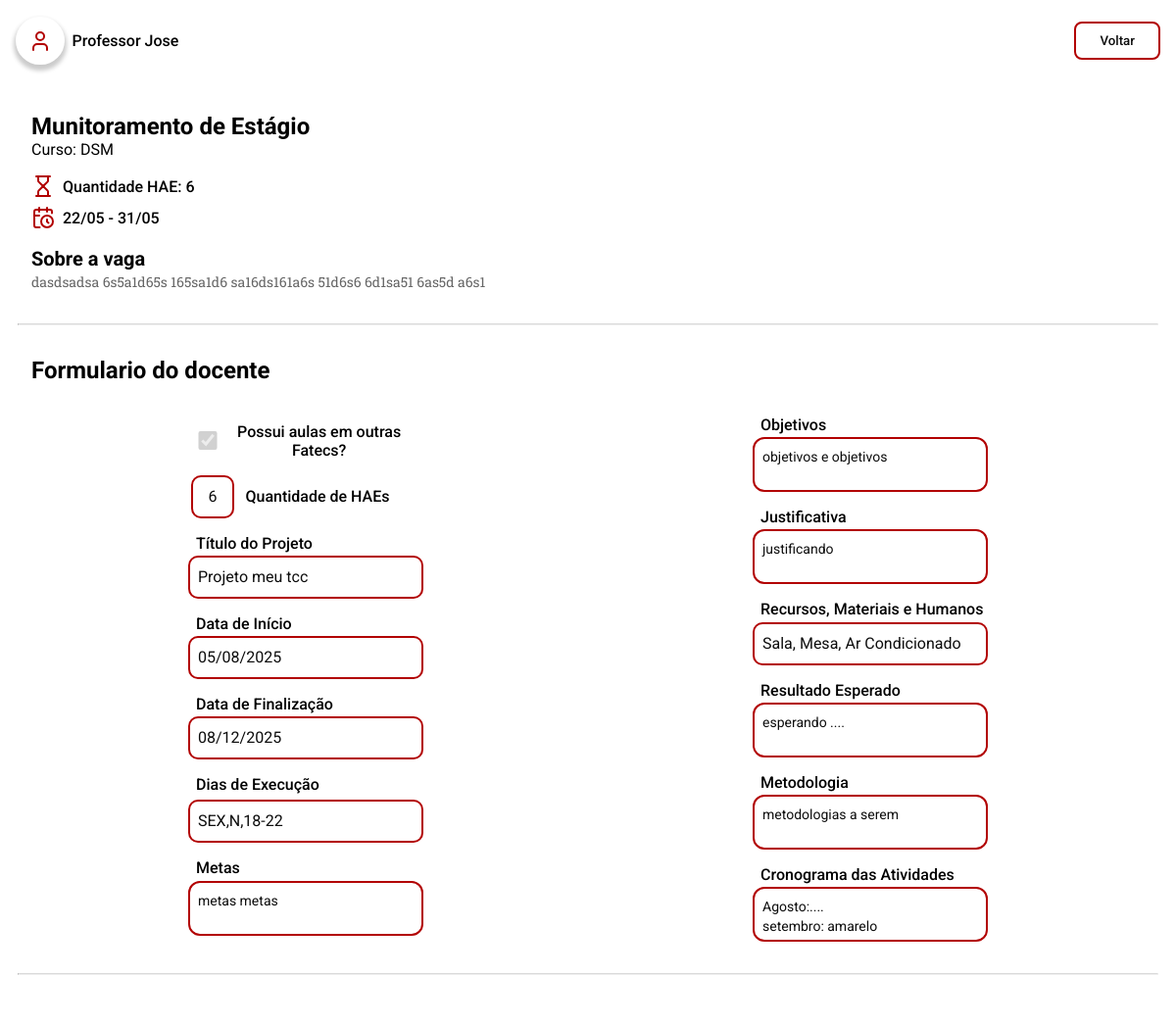
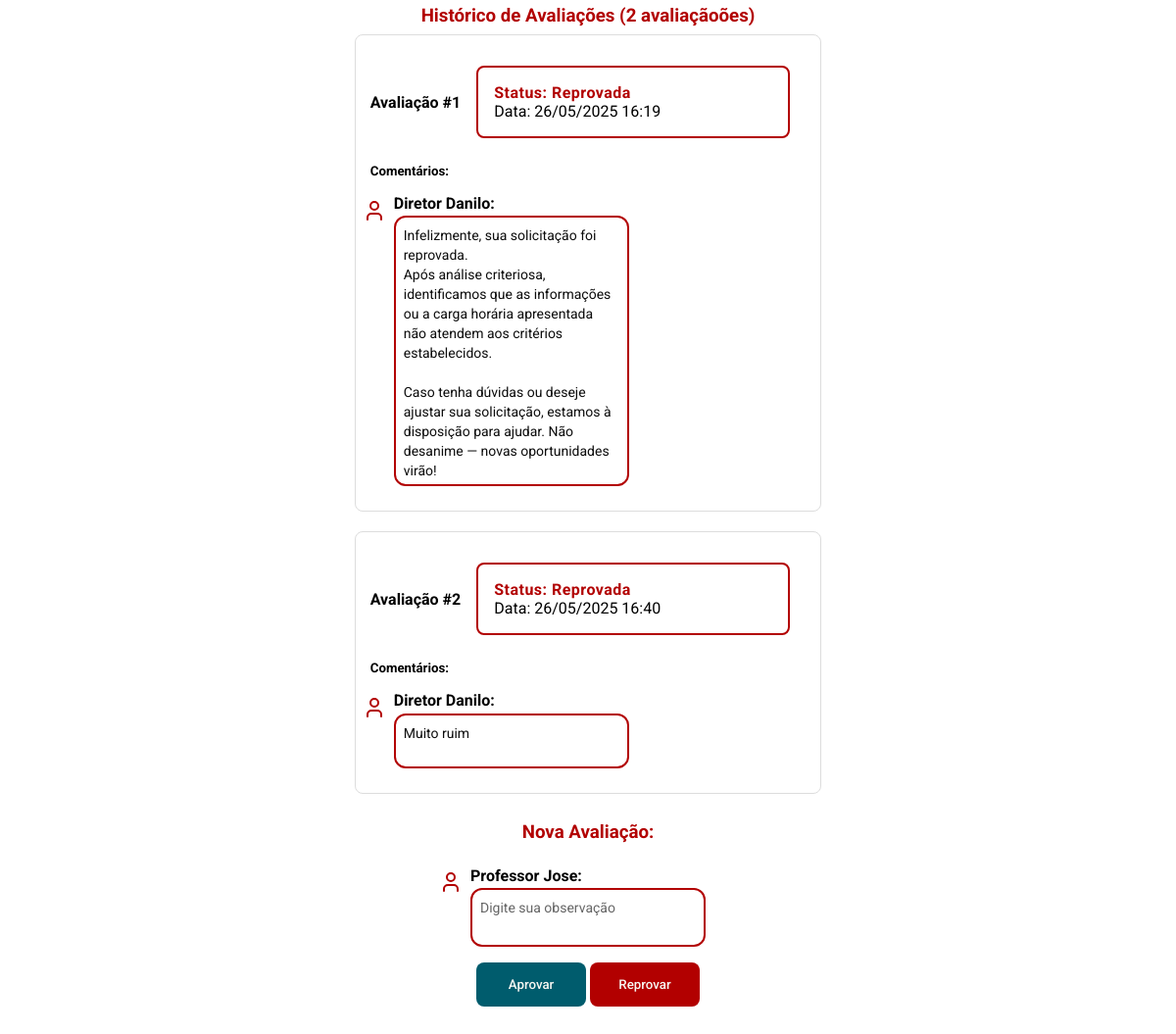
The app's page /pages/admin/preview/inscricao.admin.php?id=13 (signed in) with its own data (2 pictures, top to bottom).
### tables this page shows
CREATE TABLE `tb_hae` (
  `id_hae` int NOT NULL,
  `titulo` varchar(60) NOT NULL,
  `tip_hae` varchar(30) NOT NULL,
  `quant_hae` int NOT NULL,
  `descricao` varchar(500) NOT NULL,
  `data_inicio` date NOT NULL,
  `data_final` date NOT NULL
);

CREATE TABLE `tb_inscricao` (
  `id_inscricao` int NOT NULL,
  `id_docente` int DEFAULT NULL,
  `id_hae` int DEFAULT NULL,
  `data_envio` datetime NOT NULL,
  `quant_hae` int DEFAULT NULL,
  `outras_fatecs` int DEFAULT NULL,
  `id_projeto` int DEFAULT NULL,
  `status` enum('Pendente','Em análise','Aprovada','Reprovada') NOT NULL DEFAULT 'Pendente'
);

CREATE TABLE `tb_projeto` (
  `id_projeto` int NOT NULL,
  `data_inicio` date NOT NULL,
  `data_final` date NOT NULL,
  `titulo` varchar(40) NOT NULL,
  `id_hae` int DEFAULT NULL,
  `descricoes` json DEFAULT NULL,
  `dias_exec` json DEFAULT NULL
);

CREATE TABLE `tb_feedback` (
  `id_feedback` int NOT NULL,
  `id_inscricao` int NOT NULL,
  `data_envio` datetime DEFAULT CURRENT_TIMESTAMP,
  `resultado` enum('Aprovada','Reprovada') DEFAULT NULL
);

CREATE TABLE `tb_feedback_comentario` (
  `id_comentario` int NOT NULL,
  `id_feedback` int NOT NULL,
  `cargo` enum('Coordenador','Diretor') NOT NULL,
  `id_docente` int NOT NULL,
  `comentario` text NOT NULL
);

CREATE TABLE `tb_docente` (
  `id_docente` int NOT NULL,
  `nome` varchar(60) NOT NULL,
  `RG` varchar(12) NOT NULL,
  `email` varchar(100) NOT NULL,
  `matricula` int NOT NULL,
  `turno` varchar(8) NOT NULL,
  `senha` varchar(25) NOT NULL,
  `cargo` enum('Professor','Coordenador','Secretaria','Diretor') NOT NULL,
  `outras_fatecs` int DEFAULT NULL,
  `curso` varchar(4) DEFAULT NULL
);

### pages/admin/preview/inscricao.admin.php (the view, shortened to what the rows shown need)
<?php
require_once __DIR__ . "/../../../server/model/HAE.php";
require_once __DIR__ . "/../../../server/model/Inscricao.php";
require_once __DIR__ . "/../../../server/model/Docente.php";
require_once __DIR__ . "/../../../server/model/Projeto.php";
require_once __DIR__ . "/../../../server/model/Feedback.php";
if (isset($_GET['id'])) {
  $id = $_GET['id'];
  $id = intval($id);
  $hae = new HAE();
  $inscricao = new Inscricao();
  $projeto = new Projeto();
  $feedback = new Feedback();
  $inscricao = $inscricao->getMySubscriptionsById($id);
  $hae = $hae->getHAEById($inscricao->getIdHae());
  $projeto = $projeto->getProjetoById($inscricao->getIdProjeto());
  $descricoes = json_decode($projeto->descricoes, true);
  $allFeedbacks = [];
  if ($inscricao->status !== "Pendente") {
    $allFeedbacks = $feedback->getAllFeedbacksByInscricao($id);
  }
}
?>
<!DOCTYPE html>
<html lang="pt-br">
<head>
  <link rel="stylesheet" href="../../../styles/global.css" />
  <link rel="stylesheet" href="../../../styles/components.css" />
  <link rel="stylesheet" href="../../../styles/formulario.css" />
</head>
<body>
  <section id="hae-section">
    <div id="hae-container">
      <div>
        <h1><?php echo $hae->titulo ?></h1>
        <p>Curso: <?php echo $hae->tip_hae ?></p>
      </div>
      <div class="hae-container-header">
        <span class="hae-container-header-info">
          <img src="../../../public/icons/hourglass.svg" alt="" />
          <p>Quantidade HAE: <?php echo $hae->quant_hae ?></p>
        </span>
        <span class="hae-container-header-info">
          <img src="../../../public/icons/calendar-clock.svg" alt="" />
          <p><?php echo date("d/m", strtotime($hae->data_inicio)); ?> - <?php echo date("d/m", strtotime($hae->data_final)); ?></p>
        </span>
      </div>
    </div>
    <div id="about-container">
      <h3>Sobre a vaga</h3>
      <p><?php echo $hae->descricao ?></p>
    </div>
  </section>
  <section id="form-section">
    <h2 class="form-title">Formulario do docente</h2>
    <form id="form-subscription">
      <div class="form-container">
        <span class="checkfield">
          <input
            type="checkbox"
            id="outras-fatecs"
            name="outras-fatecs"
            <?php echo intval($inscricao->outras_fatecs) === 1 ? htmlspecialchars("checked") : null; ?>
            disabled />
          <label for="outras-fatecs">Possui aulas em outras Fatecs?</label>
        </span>
        <span class="form-field-line">
          <input
            class="input-primary"
            type="number"
            id="quantidade-haes"
            name="quantidade-haes"
            value="<?php echo $inscricao->quant_hae ?>"
            disabled />
          <label for="quantidade-haes">Quantidade de HAEs</label>
        </span>
        <span class="form-field-column">
          <label for="titulo-projeto">Título do Projeto</label>
          <input
            class="input-primary"
            type="text"
            id="titulo-projeto"
            name="titulo-projeto"
            placeholder="Nome do seu projeto"
            value="<?php echo $projeto->titulo ?>"
            disabled />
        </span>
        <span class="form-field-column">
          <label for="data-inicio">Data de Início</label>
          <input
            class="input-primary"
            type="text"
            id="data-inicio"
            name="data-inicio"
            value="<?php echo date("d/m/Y", strtotime($projeto->data_inicio)) ?>"
            disabled />
        </span>
        <span class="form-field-column"><label for="data-finalizacao">Data de Finalização</label>
          <input
            class="input-primary"
            type="text"
            id="data-finalizacao"
            name="data-finalizacao"
            value="<?php echo date("d/m/Y", strtotime($projeto->data_final)) ?>"
            disabled /></span>
        <span class="form-field-column"><label>Dias de Execução</label>
          <div id="container-inputs" class="form-field-column">
            <?php
            $p = json_decode($projeto->dias_exec);
            foreach ($p as $key => $value) {
              echo '<input
                  class="input-primary"
                  type="text"
                  id="dia-execucao'
                . ($key + 1) . '"
                  name="dia-execucao"
                  autocomplete="off"
                  placeholder="Segunda, Noite, 17-19"
                  value="' . htmlspecialchars($value) . '"
                  disabled />';
            }
            ?>
          </div>
        </span>
        <span class="form-field-column">
          <label for="metas">Metas</label>
          <textarea
            class="textarea-primary"
            type="text"
            id="metas"
            name="metas"
            placeholder="Diga suas metas"
            disabled><?php echo $descricoes["metas"] ?></textarea>
        </span>
      </div>
      <div class="form-container">
        <span class="form-field-column"><label for="objetivos">Objetivos</label>
          <textarea
            class="textarea-primary"
            type="text"
            id="objetivos"
            name="objetivos"
            placeholder="Diga seus objetivos"
            disabled><?php echo $descricoes["objetivos"] ?></textarea>
        </span>
        <span class="form-field-column"><label for="justificativa">Justificativa</label>
          <textarea
            class="textarea-primary"
            type="text"
            id="justificativa"
            name="justificativa"
            placeholder="Justifique seu projeto"
            disabled><?php echo $descricoes["justificativa"] ?></textarea>
        </span>
        <span class="form-field-column">
          <label for="recursos">Recursos, Materiais e Humanos</label>
          <input
            class="input-primary"
            type="text"
            id="recursos"
            name="recursos"
            placeholder="Sala, Mesa, Caderno..."
            value="<?php echo $descricoes["recursos"] ?>"
            disabled />
        </span>
        <span class="form-field-column">
          <label for="resultado-esperado">Resultado Esperado</label>
          <textarea
            class="textarea-primary"
            type="text"
            id="resultado-esperado"
            name="resultado-esperado"
            placeholder="Expectativas de resultado"
            disabled><?php echo $descricoes["resultado_esperado"] ?></textarea>
        </span>
        <span class="form-field-column">
          <label for="metodologia">Metodologia</label>
          <textarea
            class="textarea-primary"
            type="text"
            id="metodologia"
            name="metodologia"
            placeholder="Medoto de realização"
            disabled><?php echo $descricoes["metodologia"] ?></textarea>
        </span>
        <span class="form-field-column">
          <label for="cronograma">Cronograma das Atividades</label>
          <textarea
            class="textarea-primary"
            id="cronograma"
            name="cronograma"
            placeholder="Agosto: Apresentação..."
            disabled><?php echo $descricoes["cronograma"] ?></textarea>
        </span>
      </div>
    </form>
  </section>
  <article class="status-container">
    <?php
    if (!empty($allFeedbacks) && $inscricao->status !== "Pendente") {
      foreach ($allFeedbacks as $index => $feedbackData) {
        $class = "status-" . strtolower($feedbackData->resultado);
        $feedbackNumber = $index + 1;
        echo '
          <div class="feedback-item" style="margin-bottom: 20px; padding: 15px; border: 1px solid #ddd; border-radius: 8px;">
            <div class="feedback-header" style="display: flex; justify-content: space-between; align-items: center; margin-bottom: 10px;">
              <h4>Avaliação #' . $feedbackNumber . '</h4>
              <div class="status-result status-result-' . strtolower($feedbackData->resultado) . '">
                <span class="status-label ' . $class . '">Status: ' . htmlspecialchars($feedbackData->resultado) . '</span>
                <span class="status-date">Data: ' . date("d/m/Y H:i", strtotime($feedbackData->data_envio)) . '</span>
              </div>
            </div>
            <div class="feedback-comments">
              <h5>Comentários:</h5>';
        foreach ($feedbackData->comentarios as $comment) {
          echo '
              <div class="status-comment" style="margin-bottom: 10px; margin-left:1.5rem; margin-top: 1rem;">
                  <img src="../../../public/icons/user.svg" alt="" />
                  <span>' . htmlspecialchars($comment->cargo) . " " . htmlspecialchars(explode(" ", $comment->docente_info->nome)[0]) . ':</span>
                  <textarea
                      class="textarea-primary"
                      disabled
                      oninput="autoSize(this)">' . htmlspecialchars($comment->comentario_text) . '</textarea>
              </div>';
        }
        echo '
            </div>
          </div>';
      }
    }
    ?>
  </article>
</body>
</html>

### records on screen
tb_hae: titulo "Munitoramento de Estágio", tip_hae "DSM", quant_hae "6", data_inicio "22/05", data_final "31/05", descricao "dasdsadsa 6s5a1d65s 165sa1d6 sa16ds161a6s 51d6s6 6d1sa51 6as5d a6s1"
tb_inscricao: outras_fatecs "☑", quantidade-haes "6"
tb_projeto: titulo-projeto "Projeto meu tcc", data-inicio "05/08/2025", data-finalizacao "08/12/2025", dia-execucao "SEX,N,18-22", metas "metas metas", objetivos "objetivos e objetivos", justificativa "justificando", recursos "Sala, Mesa, Ar Condicionado", resultado-esperado "esperando ....", metodologia "metodologias a serem", cronograma "Agosto:.... setembro: amarelo"
tb_feedback: feedbackNumber "1", resultado "Reprovada", data_envio "26/05/2025 16:19"
tb_feedback_comentario: cargo "Diretor", id_docente.nome "Danilo", comentario "Infelizmente, sua solicitação foi reprovada. Após análise criteriosa, identificamos que as informações ou a carga horária apresentada não atendem aos critérios estabelecidos. Caso tenha dúvidas ou deseje ajustar sua solicitação, estamos à disposição para ajudar. Não desanime — novas oportunidades virão!"
tb_feedback: feedbackNumber "2", resultado "Reprovada", data_envio "26/05/2025 16:40"
tb_feedback_comentario: cargo "Diretor", id_docente.nome "Danilo", comentario "Muito ruim"

### other values on screen
$feedbackCount "2"
$_SESSION["user"]["cargo"] "Professor"
explode(" ", $_SESSION["user"]["nome"])[0] "Jose"
